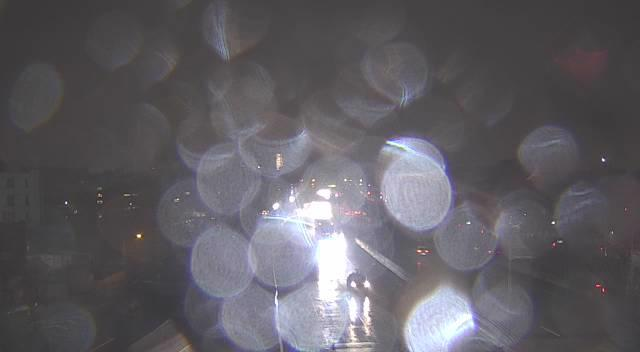
#> input picture bitwise/input1.jpg, 640 x 352 px
$ python subtract.py
#> lines starting #> are read from the running program, lines starting #| are printed output that depends on the picture
# arithmetic operation of
# subtraction of pixels of two images

import cv2
import numpy as np

# path to input images are specified and
# images are loaded with imread command
image1 = cv2.imread('input1.jpg')
#> image1 is the input picture: shape (352, 640, 3); mean B, G, R 98.9, 93.3, 95.7
image2 = cv2.imread('input2.jpg')
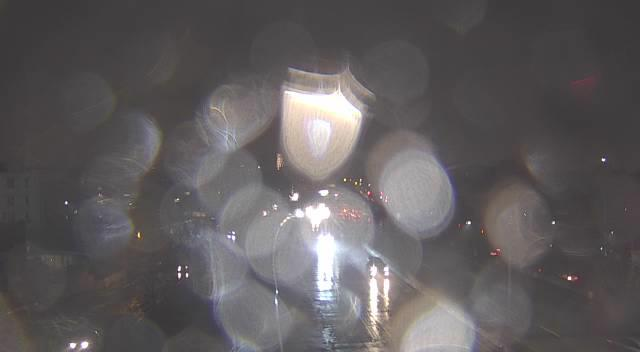
#> input picture bitwise/input2.jpg, 640 x 352 px
#> image2 is the input picture: shape (352, 640, 3); mean B, G, R 93.2, 92, 95.6

# cv2.subtract is applied over the
# image inputs with applied parameters
sub = cv2.subtract(image1, image2)
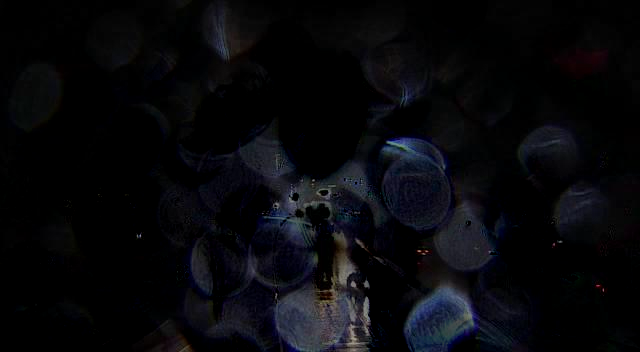
#> sub: shape (352, 640, 3); mean B, G, R 11.3, 8, 7.6

# the window showing output image
# with the subtracted image
cv2.imshow('Subtracted Image', sub)
cv2.imwrite('subtracted.jpg', sub)

# De-allocate any associated memory usage
if cv2.waitKey(0) & 0xff == 27:
#> (key Esc is pressed here)
    cv2.destroyAllWindows()
